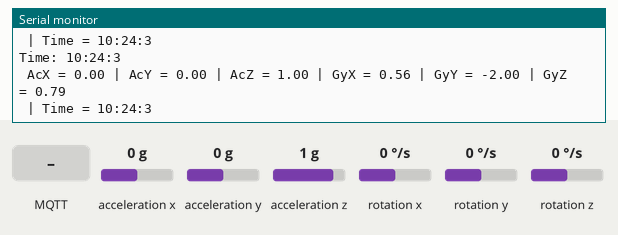
A sketch run on a simulated ESP32. On the bench: the last lines printed to the serial monitor. Wiring (inferred from the names in the program): MPU-6050 motion sensor at I2C address 0x68. The inputs (shaded band) are chosen by the test bench; at power-on: acceleration x 0 g, acceleration y 0 g, acceleration z 1 g, rotation x 0 °/s, rotation y 0 °/s, rotation z 0 °/s. WiFi joins after 1.5 s; servers stay silent unless stated; network time is answered at once with the bench clock; the local clock reads 2024-03-15 10:24:30 at power-on unless the sketch sets it; no MQTT or app messages arrive unless stated.

Above: at 2.7 s.
2.8 s: MQTT message "T" arrives on the first subscribed topic
4.6 s: MQTT message "on" arrives on the first subscribed topic
6.1 s: MQTT message "off" arrives on the first subscribed topic
7.6 s: acceleration x set to -1.4 g
At 8.1 s:
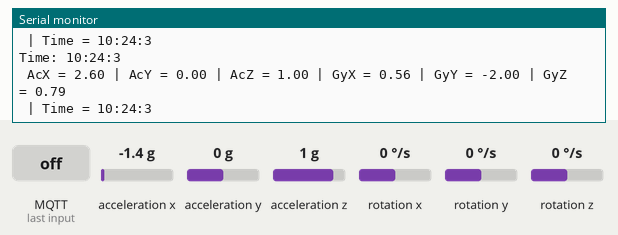
9.1 s: acceleration y set to -1.4 g
At 9.6 s:
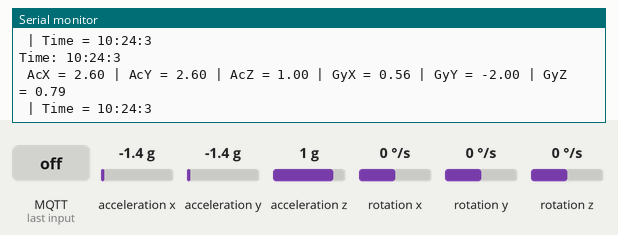
10.6 s: acceleration z set to -1.4 g
At 11.2 s:
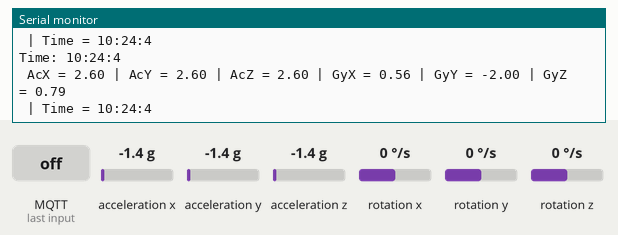

Measured:
- after the input at 7.6 s, the serial monitor: prints a new line after 0.10 s (image 1)
- after the input at 9.1 s, the serial monitor: prints a new line after 0.12 s (image 2)
- after the input at 10.6 s, the serial monitor: prints a new line after 0.14 s (image 3)

The sketch:

Uno_TA.ino
```cpp
#include <Wire.h>
#include <ArduinoJson.h>
#include <WiFi.h>
#include <PubSubClient.h>
#include <NTPClient.h>
#include <WiFiUdp.h>

const char* ssid = "Hunian_bawang";
const char* password = "baubawang";
const char* mqtt_server = "192.168.1.13";
const int MPU=0x68;  // I2C address of the MPU-6050 Kaki Kanan

float AcX,AcY,AcZ,Tmp,GyX,GyY,GyZ,currentTime; //Kanan


int i;

WiFiClient espClient;
PubSubClient client(espClient);

WiFiUDP ntpUDP;
NTPClient timeClient(ntpUDP);

int val = 0;
char data[10000];

String formattedDate;
String timeStamp;

void setup() {
  Serial.begin(115200);
  Wire.begin();
  Wire.beginTransmission(MPU);
  Wire.write(0x6B);  // PWR_MGMT_1 register
  Wire.write(0x00);     // set to zero (wakes up the MPU-6050)
  Wire.endTransmission(true);

  setup_wifi();
  client.setServer(mqtt_server, 1883);
  client.setCallback(callback);
  delay(20);
  i = 1;

  timeClient.begin();
  timeClient.setTimeOffset(25200);
}

void json(){
  sendStream();
  String payload = "{\"AcX_1\": "+ String(AcX)
  +",\"AcY_1\": "+ String(AcY)
  +",\"AcZ_1\": "+ String(AcZ)
  +",\"GyX_1\": "+ String(GyX)
  +",\"GyY_1\": "+ String(GyY)
  +",\"GyZ_1\": "+ String(GyZ)
  +",\"Time\": "+ String(timeStamp)+"}";
  payload.toCharArray(data, (payload.length() + 1));
  client.publish("Topic", data);
}

void setup_wifi() {

  delay(10);
  // We start by connecting to a WiFi network
  Serial.println();
  Serial.print("Connecting to ");
  Serial.println(ssid);

  WiFi.begin(ssid, password);

  while (WiFi.status() != WL_CONNECTED) {
    delay(500);
    Serial.print(".");
  }

  Serial.println("");
  Serial.println("WiFi connected");
  Serial.println("IP address: ");
  Serial.println(WiFi.localIP());
}

void callback(char* topic, byte* payload, unsigned int length) {
//  Serial.print("Message arrived [");
//  Serial.print(topic);
//  Serial.print(" ");
  for (int i = 0; i < length; i++) {
    Serial.print((char)payload[i]);
  }
  Serial.println();
}

void reconnect() {
  // Loop until we're reconnected
  while (!client.connected()) {
    Serial.print("Attempting MQTT connection...");
    // Attempt to connect
    if (client.connect("ESP8266Client")) {
      Serial.println("connected");
      // Once connected, publish an announcement...
      //json();
      //client.publish(, input);
      // ... and resubscribe
      client.subscribe("Topic");
    } else {
      Serial.print("failed, rc=");
      Serial.print(client.state());
      Serial.println(" try again in 5 seconds");
      // Wait 5 seconds before retrying
      delay(10);
    }
  }
}
void sendStream()
{
  Wire.beginTransmission(MPU);
  Wire.write(0x3B);  // starting with register 0x3B (ACCEL_XOUT_H)
  Wire.endTransmission(false);
  Wire.requestFrom(MPU,14,true);  // request a total of 14 registers
  AcX=(Wire.read()<<8|Wire.read())/16384.0;  // 0x3B (ACCEL_XOUT_H) & 0x3C (ACCEL_XOUT_L)
  AcY=(Wire.read()<<8|Wire.read())/16384.0;  // 0x3D (ACCEL_YOUT_H) & 0x3E (ACCEL_YOUT_L)
  AcZ=(Wire.read()<<8|Wire.read())/16384.0;  // 0x3F (ACCEL_ZOUT_H) & 0x40 (ACCEL_ZOUT_L)

  Wire.beginTransmission(MPU);
  Wire.write(0x43);  // starting with register 0x3B (ACCEL_XOUT_H)
  Wire.endTransmission(false);
  Wire.requestFrom(MPU,14,true);
  GyX=(Wire.read()<<8|Wire.read())/131.0;  // 0x43 (GYRO_XOUT_H) & 0x44 (GYRO_XOUT_L)
  GyY=(Wire.read()<<8|Wire.read())/131.0;  // 0x45 (GYRO_YOUT_H) & 0x46 (GYRO_YOUT_L)
  GyZ=(Wire.read()<<8|Wire.read())/131.0;  // 0x47 (GYRO_ZOUT_H) & 0x48 (GYRO_ZOUT_L)

  GyX = GyX + 0.56; // GyroErrorX ~(-0.56)
  GyY = GyY - 2; // GyroErrorY ~(2)
  GyZ = GyZ + 0.79; // GyroErrorZ ~ (-0.8)

  currentTime = millis() / 1000;

  Serial.print(" AcX = "); Serial.print(AcX);
  Serial.print(" | AcY = "); Serial.print(AcY);
  Serial.print(" | AcZ = "); Serial.print(AcZ);
  //Serial.print(" | Tmp = "); Serial.print(Tmp/340.00+36.53);  //equation for temperature in degrees C from datasheet
  Serial.print(" | GyX = "); Serial.print(GyX);
  Serial.print(" | GyY = "); Serial.print(GyY);
  Serial.print(" | GyZ = "); Serial.println(GyZ);
  Serial.print(" | Time = "); Serial.println(timeStamp);
  delay(500);
}

void loop() {
  if (!client.connected()) {
    reconnect();
  }
  client.loop();
  json();
  while(!timeClient.update()) {
    timeClient.forceUpdate();
  }
  formattedDate = timeClient.getFormattedTime();
  int splitT = formattedDate.indexOf("T");
  timeStamp = formattedDate.substring(splitT+1, formattedDate.length()-1);
  Serial.print("Time: ");Serial.println(timeStamp);
}
```
